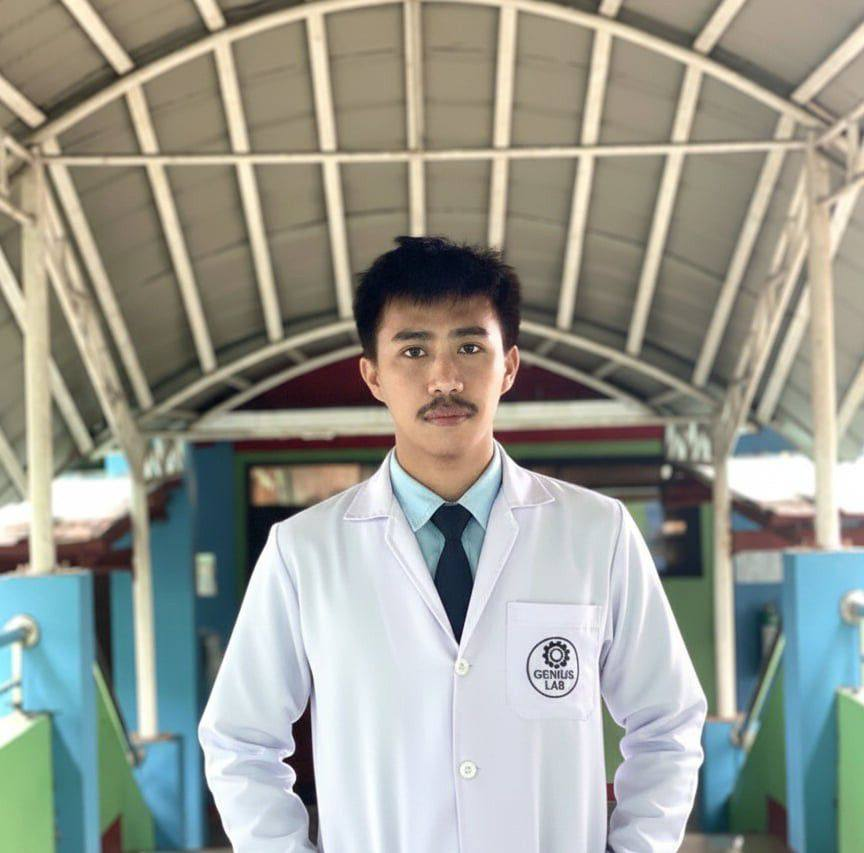
#> input picture Seatwork4/image.jpg, 864 x 853 px
$ python seatwork4.py
#> lines starting #> are read from the running program, lines starting #| are printed output that depends on the picture; after the words box and inside, x2 and y2 are one past the last pixel; in counts of white or black regions, pixels touching at a corner belong together
import cv2
import numpy as np
import matplotlib.pyplot as plt

# Load the image
image = cv2.imread('image.jpg')
#> image is the input picture: shape (853, 864, 3); mean B, G, R 145.7, 154.8, 152.6
if image is None:
    raise ValueError("Image not found. Please provide a valid image path.")

# Convert to grayscale
gray = cv2.cvtColor(image, cv2.COLOR_BGR2GRAY)
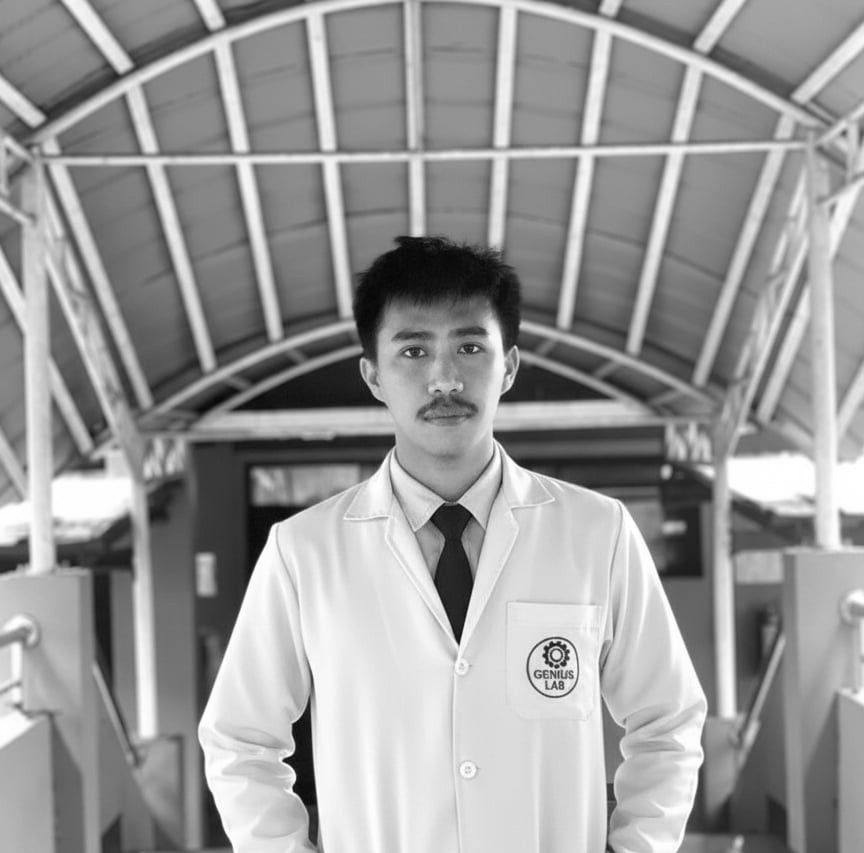
#> gray: shape (853, 864); min 3, max 255, mean 153.1

# Apply Harris corner detection
dst = cv2.cornerHarris(gray, blockSize=2, ksize=3, k=0.04)
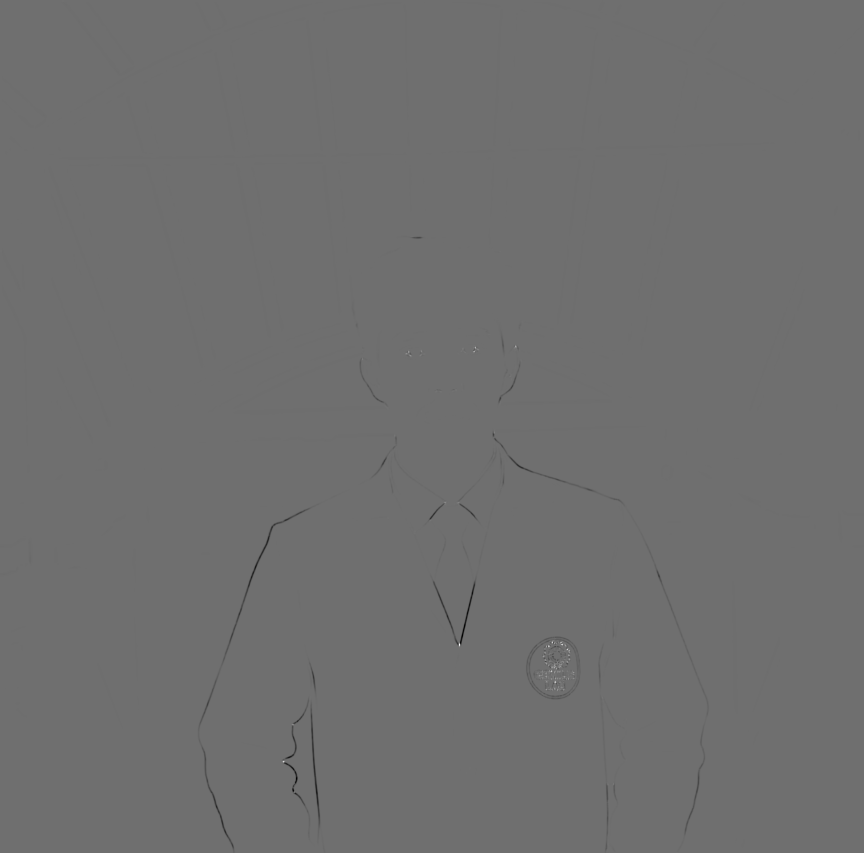
#> dst: shape (853, 864) float32; min -0.0104, max 0.0134, mean -1.52e-05; drawn with min black and max white

# Dilate the corner response to make corners more visible
dst = cv2.dilate(dst, None)
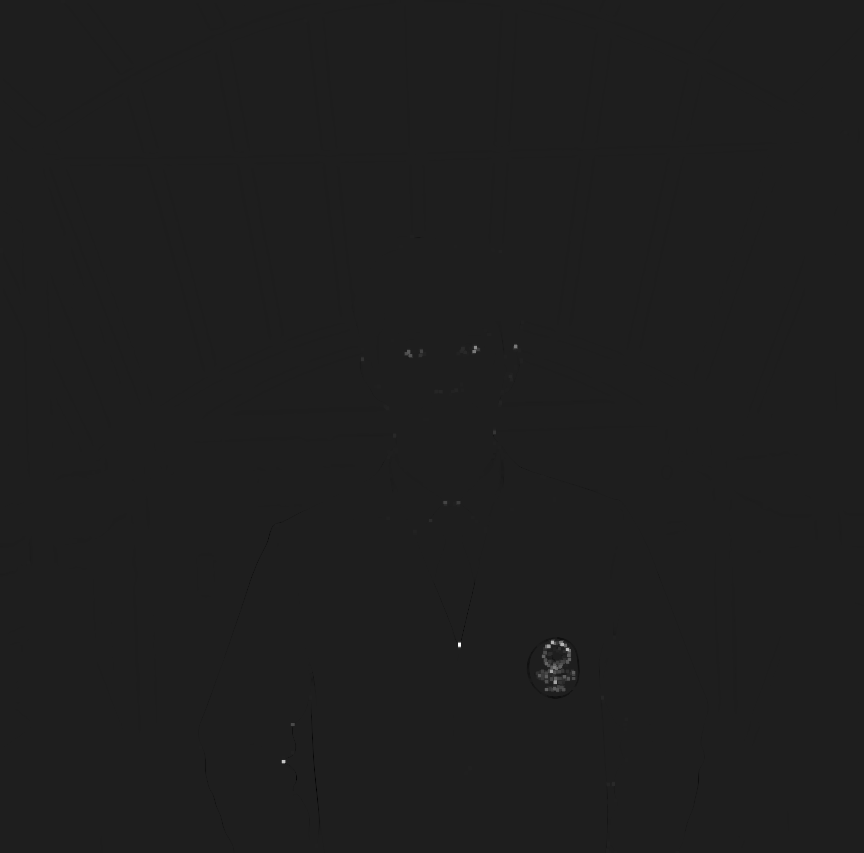
#> dst: shape (853, 864) float32; min -0.0018, max 0.0134, mean 3.77e-06; drawn with min black and max white

# Threshold to select strong corners
threshold = 0.01 * dst.max()
#> threshold = 0.000134
# Create a copy of the original image to mark corners
output_image = image.copy()

# Mark corners in red (BGR: [0, 0, 255]) where dst > threshold
output_image[dst > threshold] = [0, 0, 255]
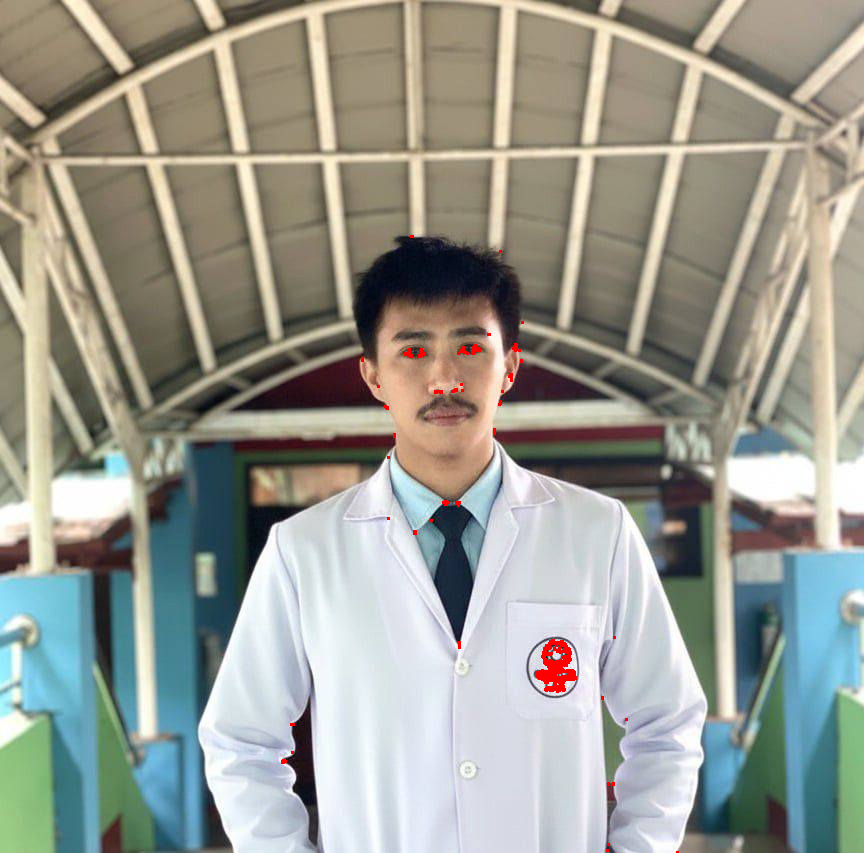
#> output_image: shape (853, 864, 3); 0.28% of pixels changed, all inside (x1, y1, x2, y2) = (281, 235, 679, 853)

# Convert BGR to RGB for correct color display in matplotlib
output_image_rgb = cv2.cvtColor(output_image, cv2.COLOR_BGR2RGB)

# Display the result using matplotlib
plt.figure(figsize=(8, 6))
plt.imshow(output_image_rgb)
plt.title('Harris Corners')
plt.axis('off')  # Hide axes
plt.show()

# Save the result
cv2.imwrite('harris_corners_output.jpg', output_image)
print("Output saved as 'harris_corners_output.jpg'.")
